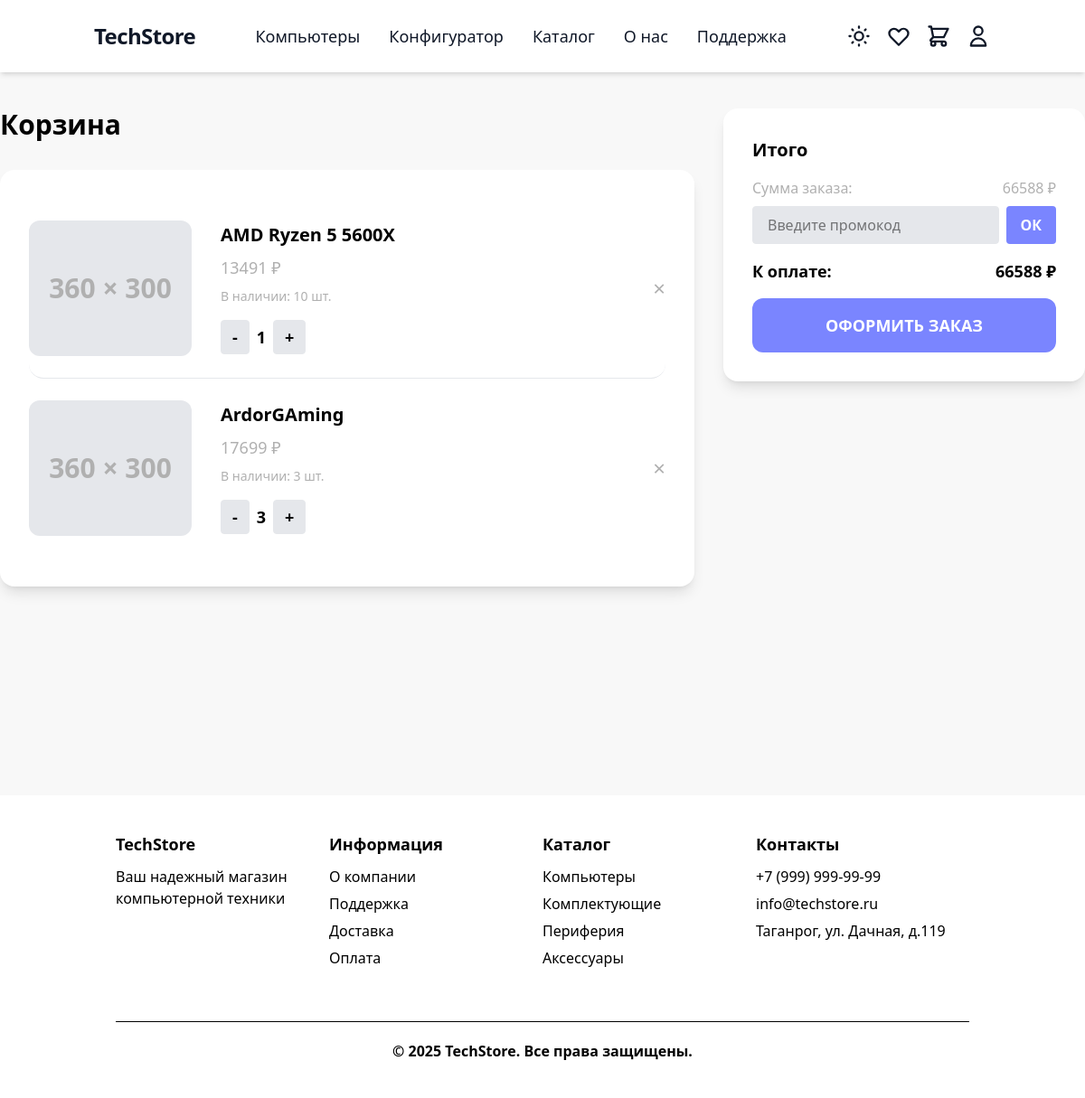
Page /cart/ (signed in) on the earlier database version.
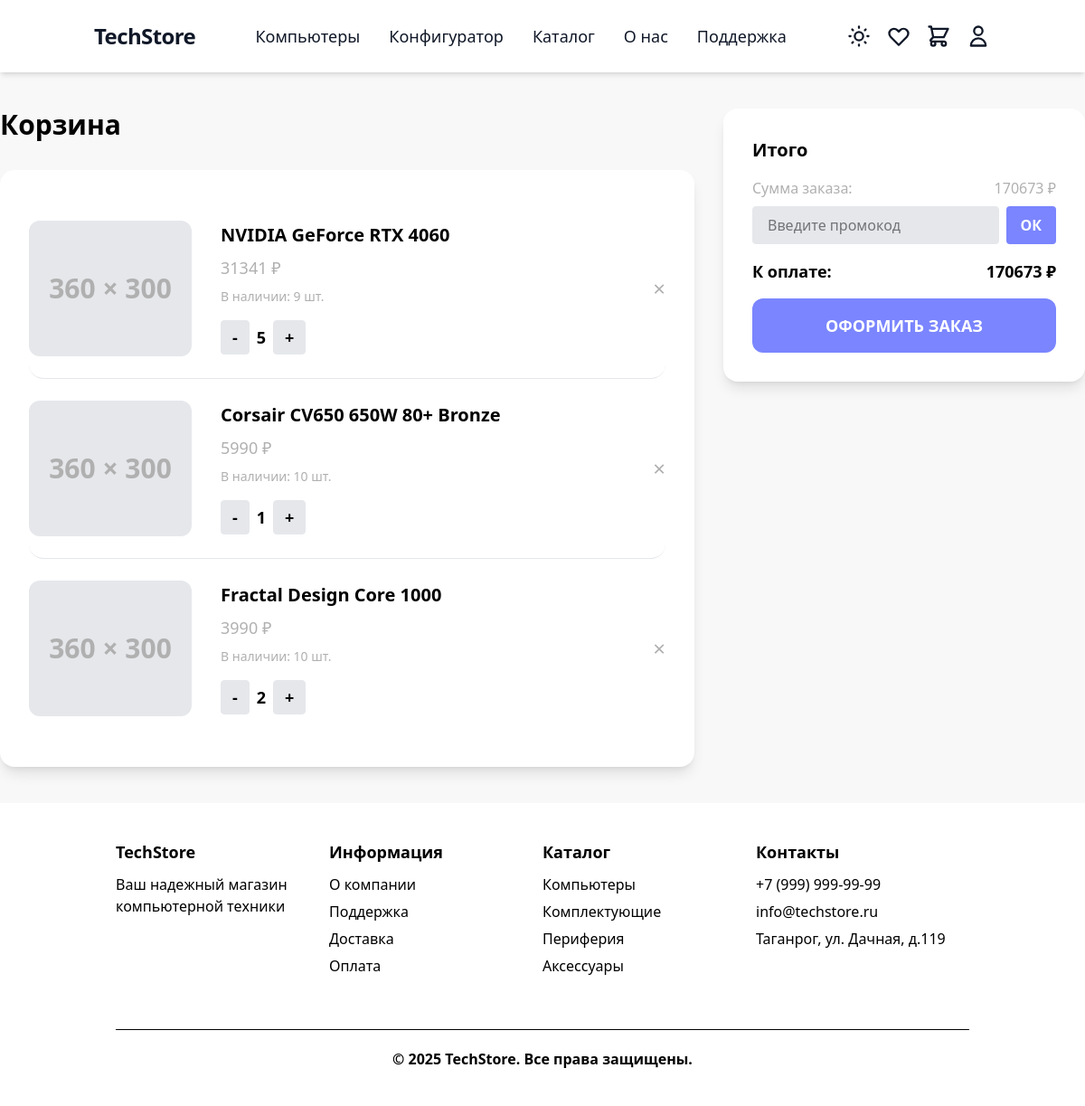
Same page on the later database version.
### cart/models.py (models this page shows, shortened)
class CartItem(models.Model):
    user = models.ForeignKey(settings.AUTH_USER_MODEL, on_delete=models.CASCADE, related_name='cart_items', verbose_name='Пользователь')
    product = models.ForeignKey(Product, on_delete=models.CASCADE, verbose_name='Товар')
    quantity = models.PositiveIntegerField('Количество', default=1)
    added_at = models.DateTimeField('Дата добавления', auto_now_add=True)
    class Meta:
        unique_together = ('user', 'product')
        verbose_name = 'Товар в корзине'
        verbose_name_plural = 'Корзина'

### store/models.py (models this page shows, shortened)
class Product(models.Model):
    category = models.ForeignKey(
        Category,
        on_delete=models.PROTECT,
        related_name='products'
    )
    name = models.CharField('Название', max_length=200)
    slug = models.SlugField('URL', max_length=200, unique=True)
    price = models.DecimalField(
        'Цена',
        max_digits=10,
        decimal_places=2,
        validators=[MinValueValidator(Decimal('0.01'))]
    )
    discount = models.PositiveIntegerField('Скидка (%)', default=0)
    stock = models.PositiveIntegerField(
        'Количество на складе',
        default=0,
        help_text='Количество товара на складе'
    )
    min_stock = models.PositiveIntegerField(
        'Минимальный остаток',
        default=0,
        help_text='Минимальное количество для предупреждения о заканчивающемся товаре'
    )
    is_popular = models.BooleanField(
        'Популярный товар',
        default=False,
        help_text='Отметьте, если товар является популярным и должен отображаться в специальных блоках.'
    )
    description = models.TextField(
        'Описание',
        blank=True,
        default='',
        help_text='Можно использовать HTML-теги для форматирования текста (например, <ul>, <li>, <b>, <h3> и т.д.)'
    )
    meta_title = models.CharField('SEO Title', max_length=255, blank=True, default='', help_text='Заголовок для SEO (meta title)')
    meta_description = models.CharField('SEO Description', max_length=500, blank=True, default='', help_text='Описание для SEO (meta description)')
    image = models.ImageField('Фото', upload_to='products/', blank=True, null=True)
    class Meta:
        verbose_name = 'Товар'
        verbose_name_plural = 'Товары'
    @property
    def final_price(self):
        if self.discount:
            discount_decimal = Decimal(str(self.discount)) / Decimal('100')
            return self.price * (Decimal('1') - discount_decimal)
        return self.price

### cart/views.py (the view, shortened to what this page needs)
# urls.py: path('cart/', include('cart.urls')),
@login_required
def cart(request):
    cart_items = CartItem.objects.filter(user=request.user).select_related('product')
    order_sum = sum(item.product.price * item.quantity for item in cart_items)
    total_sum = sum(item.product.final_price * item.quantity for item in cart_items)
    applied_promocode = None
    discount_amount = Decimal('0')
    final_total = total_sum
    try:
        cart_promocode = CartPromoCode.objects.get(user=request.user)
        promocode = cart_promocode.promocode
        is_valid, error_message = promocode.is_valid(user=request.user, order_amount=total_sum)
        if is_valid:
            applied_promocode = promocode
            discount_amount = promocode.calculate_discount(total_sum)
            final_total = total_sum - discount_amount
        else:
            cart_promocode.delete()
            from django.contrib import messages
            messages.warning(request, f'Промокод "{promocode.code}" больше не действителен: {error_message}')
    except CartPromoCode.DoesNotExist:
        pass
    context = {
        'cart_items': cart_items,
        'order_sum': order_sum,
        'total_sum': total_sum,
        'applied_promocode': applied_promocode,
        'discount_amount': discount_amount,
        'final_total': final_total,
    }
    if request.headers.get('X-Requested-With') == 'XMLHttpRequest':
        return render(request, 'cart/cart.html', context)
    return render(request, 'cart/cart.html', context)

### cart/templates/cart/cart.html (shortened to what the changed rows need)
{% extends 'base.html' %}
{% block content %}
<div class="min-h-screen py-10">
  <div class="max-w-7xl mx-auto flex flex-col lg:flex-row gap-8">
    <div class="flex-1">
      <h1 class="text-3xl font-bold text-black dark:text-white mb-8">Корзина</h1>
      <div class="bg-white dark:bg-[#28303F] rounded-2xl p-8 shadow-lg">
        {% for item in cart_items %}
        <div class="cart-item flex items-center gap-8 py-6 border-b border-[#e5e7eb] dark:border-[#363b4a] last:border-b-0 rounded-2xl"
             data-product-id="{{ item.product.id }}"
             data-stock="{{ item.product.stock|default:99 }}">
          <a href="/catalog/{{ item.product.category.product_line.slug }}/{{ item.product.category.slug }}/{{ item.product.slug }}/" class="block">
            <div class="w-[180px] h-[150px] bg-[#e5e7eb] dark:bg-[#28303F] flex items-center justify-center rounded-xl text-3xl text-[#b0b0b0] dark:text-[#7a8599] font-bold shrink-0">
              {% if item.product.image %}
                <img src="{{ item.product.image.url }}" alt="{{ item.product.name }}" class="w-full h-full object-cover rounded-xl">
              {% else %}
                360 × 300
              {% endif %}
            </div>
          </a>
          <div class="flex-1 flex flex-col gap-2">
            <a href="/catalog/{{ item.product.category.product_line.slug }}/{{ item.product.category.slug }}/{{ item.product.slug }}/" class="block">
              <div class="text-black dark:text-white text-xl font-semibold hover:text-purple-400 transition-colors">{{ item.product.name }}</div>
            </a>
            <div class="text-[#b0b0b0] dark:text-[#7a8599] text-lg">{{ item.product.final_price|floatformat:0 }} ₽</div>
            <div class="text-[#b0b0b0] dark:text-[#7a8599] text-sm">В наличии: {{ item.product.stock|default:"много" }} шт.</div>
            <div class="flex items-center gap-2 mt-2">
              <button class="qty-btn bg-[#e5e7eb] dark:bg-[#23283a] border border-[#e5e7eb] dark:border-[#363b4a] text-black dark:text-white rounded px-3 py-1 text-lg font-bold"
                      data-action="decrease"
                      data-product-id="{{ item.product.id }}">-</button>
              <span class="text-black dark:text-white text-lg font-bold qty-value">{{ item.quantity }}</span>
              <button class="qty-btn bg-[#e5e7eb] dark:bg-[#23283a] border border-[#e5e7eb] dark:border-[#363b4a] text-black dark:text-white rounded px-3 py-1 text-lg font-bold"
                      data-action="increase"
                      data-product-id="{{ item.product.id }}">+</button>
            </div>
          </div>
          <div class="flex flex-col items-end gap-2">
            <button class="remove-cart-btn text-[#b0b0b0] dark:text-[#7a8599] text-2xl hover:text-red-500 transition"
                    data-product-id="{{ item.product.id }}">&times;</button>
          </div>
        </div>
        {% empty %}
        <div class="text-black dark:text-white text-center py-12">Ваша корзина пуста.</div>
        {% endfor %}
      </div>
    </div>
    <div class="w-full lg:w-[400px] flex-shrink-0">
      <div class="bg-white dark:bg-[#28303F] rounded-2xl p-8 shadow-lg flex flex-col gap-6">
        <div>
          <div class="flex justify-between text-[#b0b0b0] dark:text-[#7a8599] text-base mb-2">
            <span>Сумма заказа:</span>
            <span id="order-sum">{{ total_sum|floatformat:0 }} ₽</span>
          </div>
          <div class="flex justify-between text-black dark:text-white text-lg font-bold mb-4">
            <span>К оплате:</span>
            <span id="final-total">{{ final_total|floatformat:0 }} ₽</span>
          </div>
        </div>
      </div>
    </div>
  </div>
</div>
{% endblock %}

Differences in the rows shown:
removed CartItem: shows "360 × 300", product.name "AMD Ryzen 5 5600X", product.final_price "13491", product.stock "10", quantity "1"
removed CartItem: shows "360 × 300", product.name "ArdorGAming", product.final_price "17699", product.stock "3", quantity "3"
added CartItem: shows "360 × 300", product.name "NVIDIA GeForce RTX 4060", product.final_price "31341", product.stock "9", quantity "5"
added CartItem: shows "360 × 300", product.name "Corsair CV650 650W 80+ Bronze", product.final_price "5990", product.stock "10", quantity "1"
added CartItem: shows "360 × 300", product.name "Fractal Design Core 1000", product.final_price "3990", product.stock "10", quantity "2"
Other differences:
{{ total_sum|floatformat:0 }}: "66588" → "170673"
{{ final_total|floatformat:0 }}: "66588" → "170673"
